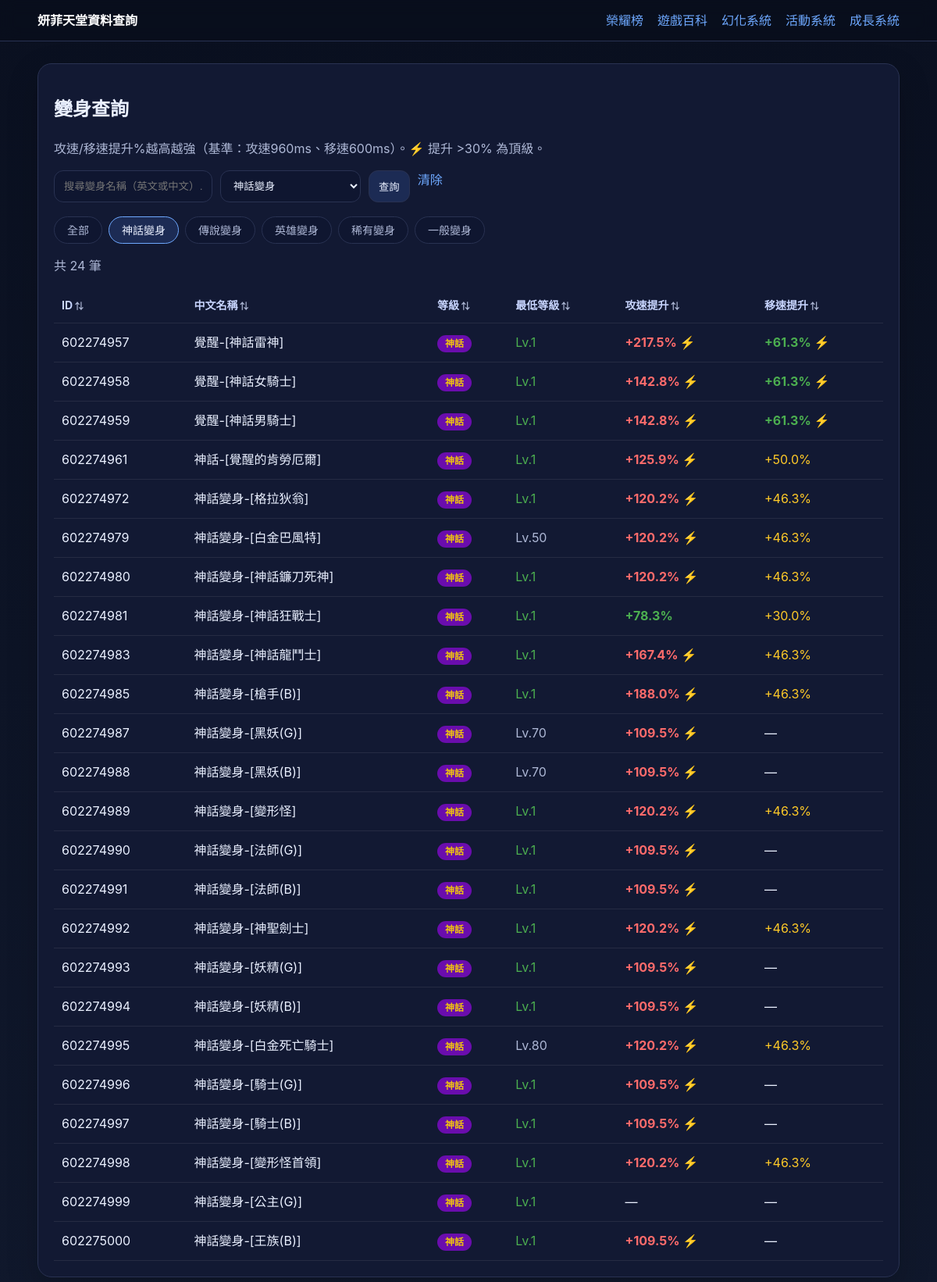
The app's page /polymorphs?grade=神話, older data.
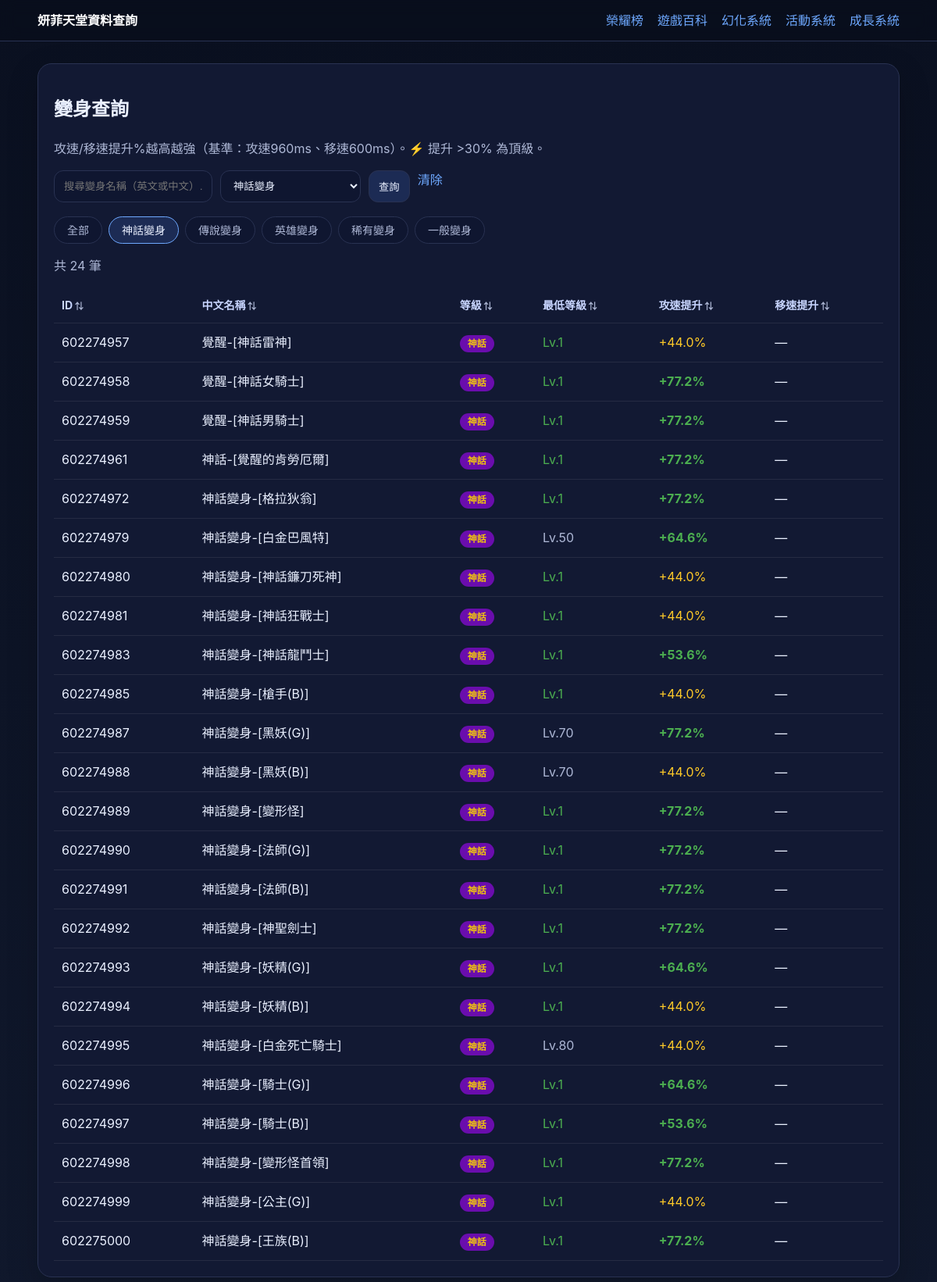
The same page, newer data.
### tables this page shows
CREATE TABLE polymorphs (
    id      INTEGER PRIMARY KEY,
    name    TEXT NOT NULL,
    polyid  INTEGER NOT NULL,
    note    TEXT,
    created_at DATETIME DEFAULT CURRENT_TIMESTAMP
, atkspeed INTEGER DEFAULT NULL, movespeed INTEGER DEFAULT NULL, magic_speed INTEGER DEFAULT NULL, minlevel INTEGER DEFAULT NULL, item_id INTEGER DEFAULT NULL, atk_boost REAL DEFAULT NULL, mov_boost REAL DEFAULT NULL, mag_boost REAL DEFAULT NULL);

### app.py (the view)
    @app.route("/polymorphs")
    def polymorphs():
        q = request.args.get("q", "").strip()
        grade = request.args.get("grade", "").strip()
        db = get_db()
        POLY_GRADES = [
            ("神話", "神話變身"),
            ("傳說", "傳說變身"),
            ("英雄", "英雄變身"),
            ("稀有", "稀有變身"),
            ("一般", "一般變身"),
        ]
        sql = """
            SELECT id, name, note, polyid, atkspeed, movespeed, magic_speed, atk_boost, mov_boost, minlevel,
              CASE
                WHEN note LIKE '%神話%' OR name LIKE '%神話%' THEN '神話'
                WHEN note LIKE '%傳說%' OR name LIKE '%傳說%' THEN '傳說'
                WHEN note LIKE '%英雄%' OR name LIKE '%英雄%' THEN '英雄'
                WHEN note LIKE '%稀有%' OR name LIKE '%稀有%' THEN '稀有'
                ELSE '一般'
              END AS grade
            FROM polymorphs
            WHERE note NOT LIKE '%圖鑑%' AND id >= 600000000
        """
        params: list[Any] = []
        if q:
            sql += " AND (name LIKE ? OR note LIKE ?)"
            params.extend([f"%{q}%", f"%{q}%"])
        if grade:
            if grade == "一般":
                sql += """ AND note NOT LIKE '%神話%' AND name NOT LIKE '%神話%'
                           AND note NOT LIKE '%傳說%' AND name NOT LIKE '%傳說%'
                           AND note NOT LIKE '%英雄%' AND name NOT LIKE '%英雄%'
                           AND note NOT LIKE '%稀有%' AND name NOT LIKE '%稀有%'"""
            else:
                sql += " AND (note LIKE ? OR name LIKE ?)"
                params.extend([f"%{grade}%", f"%{grade}%"])
        sql += " ORDER BY id LIMIT 500"
        rows = db.execute(sql, params).fetchall()
        return render_template("polymorphs.html", rows=rows, q=q, grade=grade, poly_grades=POLY_GRADES)

### app.py (called while the page is built)
def get_db() -> sqlite3.Connection:
    if "db" not in g:
        db_path = Path(current_app().config["DATABASE"])
        db_path.parent.mkdir(parents=True, exist_ok=True)
        conn = sqlite3.connect(db_path)
        conn.row_factory = sqlite3.Row
        g.db = conn
    return g.db

def current_app() -> Flask:
    from flask import current_app as flask_current_app
    return flask_current_app

### templates/polymorphs.html (shortened to what this page needs)
{% extends "base.html" %}
{% block content %}
<section class="card">
  <h1>變身查詢</h1>
  <p class="muted">攻速/移速提升%越高越強（基準：攻速960ms、移速600ms）。⚡ 提升 &gt;30% 為頂級。</p>
  <form class="filters" method="get" action="{{ url_for('polymorphs') }}">
    <input type="text" name="q" value="{{ q }}" placeholder="搜尋變身名稱（英文或中文）…">
    <select name="grade">
      {% for g, label in poly_grades %}
      <option value="{{ g }}" {% if grade == g %}selected{% endif %}>{{ label }}</option>
      {% endfor %}
    </select>
    <button type="submit">查詢</button>
    {% if q or grade %}<a href="{{ url_for('polymorphs') }}">清除</a>{% endif %}
  </form>
  <div class="grade-tabs">
    <a href="{{ url_for('polymorphs') }}" class="tab {% if not grade %}active{% endif %}">全部</a>
    {% for g, label in poly_grades %}
    <a href="{{ url_for('polymorphs', grade=g) }}" class="tab {% if grade == g %}active{% endif %}">{{ label }}</a>
    {% endfor %}
  </div>
  <p class="muted">共 {{ rows|length }} 筆</p>
  <div class="table-wrap">
    <table data-sortable>
      <thead>
        <tr>
          <th>ID</th>
          <th>中文名稱</th>
          <th>等級</th>
          <th>最低等級</th>
          <th>攻速提升</th>
          <th>移速提升</th>
        </tr>
      </thead>
      <tbody>
        {% for r in rows %}
        <tr>
          <td>{{ r.id }}</td>
          <td>{{ (r.note or '—') | clean_name }}</td>
          <td>
            {% if r.grade == '神話' %}<span class="badge badge-myth grade-myth">神話</span>
            {% elif r.grade == '傳說' %}<span class="badge badge-legend grade-legend">傳說</span>
            {% elif r.grade == '英雄' %}<span class="badge badge-hero grade-hero">英雄</span>
            {% elif r.grade == '稀有' %}<span class="badge badge-rare grade-rare">稀有</span>
            {% else %}<span class="badge badge-normal">一般</span>
            {% endif %}
          </td>
          <td>
            {% if r.minlevel and r.minlevel > 1 %}
              <span class="muted">Lv.{{ r.minlevel }}</span>
            {% else %}
              <span style="color:#4caf50">Lv.1</span>
            {% endif %}
          </td>
          <td>
            {% if r.atk_boost is not none and r.atk_boost > 0 %}
              {% if r.atk_boost > 100 %}<span style="color:#ff6b6b;font-weight:700">+{{ "%.1f"|format(r.atk_boost) }}% ⚡</span>
              {% elif r.atk_boost > 50 %}<span style="color:#4caf50;font-weight:700">+{{ "%.1f"|format(r.atk_boost) }}%</span>
              {% elif r.atk_boost > 20 %}<span style="color:#ffca28">+{{ "%.1f"|format(r.atk_boost) }}%</span>
              {% else %}<span class="muted">+{{ "%.1f"|format(r.atk_boost) }}%</span>{% endif %}
            {% else %}—{% endif %}
          </td>
          <td>
            {% if r.mov_boost is not none and r.mov_boost > 0 %}
              {% if r.mov_boost > 50 %}<span style="color:#4caf50;font-weight:700">+{{ "%.1f"|format(r.mov_boost) }}% ⚡</span>
              {% elif r.mov_boost > 20 %}<span style="color:#ffca28">+{{ "%.1f"|format(r.mov_boost) }}%</span>
              {% else %}<span class="muted">+{{ "%.1f"|format(r.mov_boost) }}%</span>{% endif %}
            {% else %}—{% endif %}
          </td>
        </tr>
        {% else %}
        <tr><td colspan="6">查無資料</td></tr>
        {% endfor %}
      </tbody>
    </table>
  </div>
</section>
{% endblock %}

### templates/base.html (shortened to what this page needs)
<!doctype html>
<html lang="zh-Hant">
<head>
  <link rel="stylesheet" href="{{ url_for('static', filename='style.css') }}">
</head>
<body>
  <header class="topbar">
    <div class="container topbar-inner">
      <a class="brand" href="{{ url_for('home') }}">妍菲天堂資料查詢</a>
      <nav class="nav">
        <div class="dropdown">
          <span class="dropdown-toggle">榮耀榜</span>
        </div>
        <div class="dropdown">
          <span class="dropdown-toggle">遊戲百科</span>
        </div>
        <div class="dropdown">
          <span class="dropdown-toggle">幻化系統</span>
        </div>
        <div class="dropdown">
          <span class="dropdown-toggle">活動系統</span>
        </div>
        <div class="dropdown">
          <span class="dropdown-toggle">成長系統</span>
        </div>
      </nav>
    </div>
  </header>
  <main class="container page">
    {% block content %}{% endblock %}
  </main>
</body>
</html>

### static/style.css (style rules this page uses)
:root { --bg:#0b1020;--card:#121933;--line:#293252;--text:#eaf0ff;--muted:#aeb8d6;--accent:#6ea8fe }
* { box-sizing:border-box }
body { margin:0;background:linear-gradient(180deg,#0a1020,#10182c);color:var(--text);font:16px/1.5 -apple-system,BlinkMacSystemFont,Segoe UI,Roboto,PingFang TC,Noto Sans TC,sans-serif }
a { color:var(--accent);text-decoration:none }
.container { width:min(1120px,92vw);margin:0 auto }
.topbar { position:sticky;top:0;background:rgba(9,14,28,.88);backdrop-filter:blur(10px);border-bottom:1px solid var(--line) }
.topbar-inner { display:flex;justify-content:space-between;align-items:center;padding:14px 0 }
.brand { font-weight:800;color:#fff }
.nav { display:flex;gap:18px }
.page { padding:28px 0 40px }
.card { background:var(--card);border:1px solid var(--line);border-radius:18px;padding:20px;margin-bottom:18px;box-shadow:0 14px 40px rgba(0,0,0,.18) }
.muted { color:var(--muted) }
.filters { display:flex;flex-wrap:wrap;gap:10px;margin:14px 0 18px }
.filters input,.filters select,.filters button { background:#0f1630;border:1px solid var(--line);color:var(--text);padding:10px 12px;border-radius:12px }
.filters input,.filters select { min-width:180px }
.filters button { cursor:pointer;background:#1c2b54 }
.table-wrap { overflow:auto }
table { width:100%;border-collapse:collapse;min-width:720px }
th,td { padding:12px 10px;border-bottom:1px solid rgba(255,255,255,.08);text-align:left;vertical-align:top }
th { color:#c8d5ff;font-size:14px }
th[data-sort] { cursor:pointer;user-select:none;white-space:nowrap }
th[data-sort]::after { content:' ⇅';color:var(--muted);font-size:11px }
.badge { display:inline-block;padding:2px 10px;border-radius:20px;font-size:12px;font-weight:700 }
.badge-myth { background:#6a0dad;color:#fff }
.grade-tabs { display:flex;flex-wrap:wrap;gap:8px;margin:14px 0 }
.grade-tabs .tab { padding:6px 16px;border-radius:20px;background:#0f1630;border:1px solid var(--line);color:var(--muted);font-size:14px }
.grade-tabs .tab.active,.grade-tabs .tab:hover { background:#1c2b54;color:var(--text);border-color:var(--accent) }
.dropdown { position:relative }
.dropdown-toggle { cursor:pointer;color:var(--accent);padding:4px 0 }
.grade-myth { color:#f1c40f;font-weight:700 }

Row changes from the older to the newer data that the page shows:
changed polymorphs "覺醒-[神話雷神]": atk_boost "217.5" → "44.0"; mov_boost "61.3" → (not shown); atk_boost "% ⚡" → "%"
changed polymorphs "覺醒-[神話女騎士]": atk_boost "142.8" → "77.2"; mov_boost "61.3" → (not shown); atk_boost "% ⚡" → "%"
changed polymorphs "覺醒-[神話男騎士]": atk_boost "142.8" → "77.2"; mov_boost "61.3" → (not shown); atk_boost "% ⚡" → "%"
changed polymorphs "神話-[覺醒的肯勞厄爾]": atk_boost "125.9" → "77.2"; mov_boost "50.0" → (not shown); atk_boost "% ⚡" → "%"
changed polymorphs "神話變身-[格拉狄翁]": atk_boost "120.2" → "77.2"; mov_boost "46.3" → (not shown); atk_boost "% ⚡" → "%"
changed polymorphs "神話變身-[白金巴風特]": atk_boost "120.2" → "64.6"; mov_boost "46.3" → (not shown); atk_boost "% ⚡" → "%"
changed polymorphs "神話變身-[神話鐮刀死神]": atk_boost "120.2" → "44.0"; mov_boost "46.3" → (not shown); atk_boost "% ⚡" → "%"
changed polymorphs "神話變身-[神話狂戰士]": atk_boost "78.3" → "44.0"; mov_boost "30.0" → (not shown)
changed polymorphs "神話變身-[神話龍鬥士]": atk_boost "167.4" → "53.6"; mov_boost "46.3" → (not shown); atk_boost "% ⚡" → "%"
changed polymorphs "神話變身-[槍手(B)]": atk_boost "188.0" → "44.0"; mov_boost "46.3" → (not shown); atk_boost "% ⚡" → "%"
changed polymorphs "神話變身-[黑妖(G)]": atk_boost "109.5" → "77.2"; atk_boost "% ⚡" → "%"
changed polymorphs "神話變身-[黑妖(B)]": atk_boost "109.5" → "44.0"; atk_boost "% ⚡" → "%"
changed polymorphs "神話變身-[變形怪]": atk_boost "120.2" → "77.2"; mov_boost "46.3" → (not shown); atk_boost "% ⚡" → "%"
changed polymorphs "神話變身-[法師(G)]": atk_boost "109.5" → "77.2"; atk_boost "% ⚡" → "%"
changed polymorphs "神話變身-[法師(B)]": atk_boost "109.5" → "77.2"; atk_boost "% ⚡" → "%"
changed polymorphs "神話變身-[神聖劍士]": atk_boost "120.2" → "77.2"; mov_boost "46.3" → (not shown); atk_boost "% ⚡" → "%"
changed polymorphs "神話變身-[妖精(G)]": atk_boost "109.5" → "64.6"; atk_boost "% ⚡" → "%"
changed polymorphs "神話變身-[妖精(B)]": atk_boost "109.5" → "44.0"; atk_boost "% ⚡" → "%"
changed polymorphs "神話變身-[白金死亡騎士]": atk_boost "120.2" → "44.0"; mov_boost "46.3" → (not shown); atk_boost "% ⚡" → "%"
changed polymorphs "神話變身-[騎士(G)]": atk_boost "109.5" → "64.6"; atk_boost "% ⚡" → "%"
changed polymorphs "神話變身-[騎士(B)]": atk_boost "109.5" → "53.6"; atk_boost "% ⚡" → "%"
changed polymorphs "神話變身-[變形怪首領]": atk_boost "120.2" → "77.2"; mov_boost "46.3" → (not shown); atk_boost "% ⚡" → "%"
changed polymorphs "神話變身-[公主(G)]": atk_boost (not shown) → "44.0"; no longer shows "—"
changed polymorphs "神話變身-[王族(B)]": atk_boost "109.5" → "77.2"; atk_boost "% ⚡" → "%"
